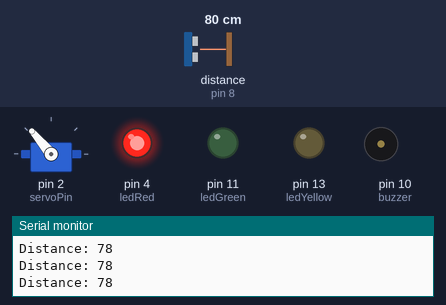
This sketch was run on a simulated Arduino Uno, built with avr-gcc and run on an emulated ATmega328P. Shown: servo, output pins drawn as LEDs (lit = HIGH), buzzer (waves = sounding), the last lines printed to the serial monitor. Wiring (inferred from the names in the program): ultrasonic range finder: trigger pin 7; echo pin 8. The test bench sets the inputs (shaded band); at power-on: distance to the obstacle (sensor on pin 8) 80 cm. The echo pulse lasts 58.3 µs per cm; pins used as bus, display or sensor lines are not drawn.

Above: at 1.2 s.
1.3 s: distance to the obstacle (sensor on pin 8) set to 12 cm
2.8 s: distance to the obstacle (sensor on pin 8) set to 9 cm
At 3.3 s:
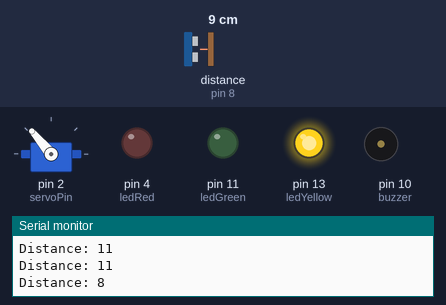
At 4.7 s:
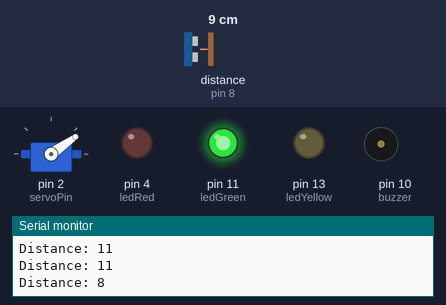
5.0 s: distance to the obstacle (sensor on pin 8) set to 299 cm
At 6.0 s:
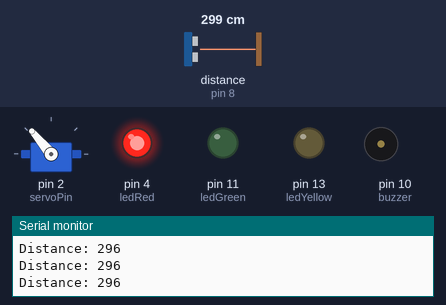
Timing chart, 0 to 8.0 s (numbered marks = the images above; inputs shaded):
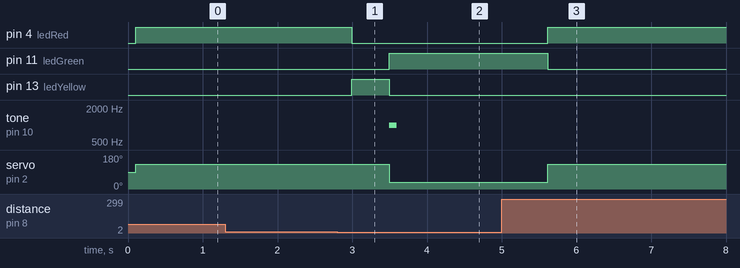

The sketch:

gerbang_tol_otomatis.ino
```cpp
#include <Servo.h>
#define trigPin 7
#define echoPin 8
#define servoPin 2
#define buzzer 10
#define ledRed 4
#define ledYellow 13
#define ledGreen 11

Servo servo;

int angle = 10;
long duration;
int distance;
bool buzzerPlayed = false;
bool yellowPhaseComplete = false;

void setup() {
  Serial.begin(9600);
  pinMode(trigPin, OUTPUT);
  pinMode(echoPin, INPUT);
  pinMode(buzzer, OUTPUT);
  pinMode(ledRed, OUTPUT);
  pinMode(ledYellow, OUTPUT);
  pinMode(ledGreen, OUTPUT);
  servo.attach(servoPin);
}

void loop() {
  digitalWrite(trigPin, LOW);
  delayMicroseconds(2);
  digitalWrite(trigPin, HIGH);
  delayMicroseconds(10);
  digitalWrite(trigPin, LOW);

  duration = pulseIn(echoPin, HIGH);

  distance = duration * 0.034 / 2;
  Serial.print("Distance: ");
  Serial.println(distance);
  delay(100);

  if (distance < 10) {
    digitalWrite(ledRed, LOW);

    if (!yellowPhaseComplete) {
      digitalWrite(ledYellow, HIGH);
      delay(500);
      digitalWrite(ledYellow, LOW);

      yellowPhaseComplete = true;
    }

    digitalWrite(ledGreen, HIGH);

    servo.write(35);

    if (!buzzerPlayed) {
      tone(buzzer, 1000, 100);
      buzzerPlayed = true;
    }
    delay(2000);

  } else {
    servo.write(130);

    digitalWrite(ledGreen, LOW);
    digitalWrite(ledYellow, LOW);
    digitalWrite(ledRed, HIGH);

    buzzerPlayed = false;
    yellowPhaseComplete = false;
  }
}
```

Measured:
- the behaviour switches between 11 and 10 cm on distance to the obstacle (sensor on pin 8) (found by bisection; images 0 and 1)
- after the input at 2.8 s, pin 4 (ledRed): HIGH → LOW after 0.19 s; pin 11 (ledGreen): LOW → HIGH after 0.69 s; pin 13 (ledYellow): LOW → HIGH after 0.19 s, → LOW 0.50 s later; tone on pin 10 (buzzer): silent → 1000 Hz after 0.69 s, → silent 0.10 s later; servo on pin 2 (servoPin): 130° → 35° after 0.69 s
- after the input at 5.0 s, pin 4 (ledRed): LOW → HIGH after 0.61 s; pin 11 (ledGreen): HIGH → LOW after 0.61 s; servo on pin 2 (servoPin): 35° → 130° after 0.61 s
